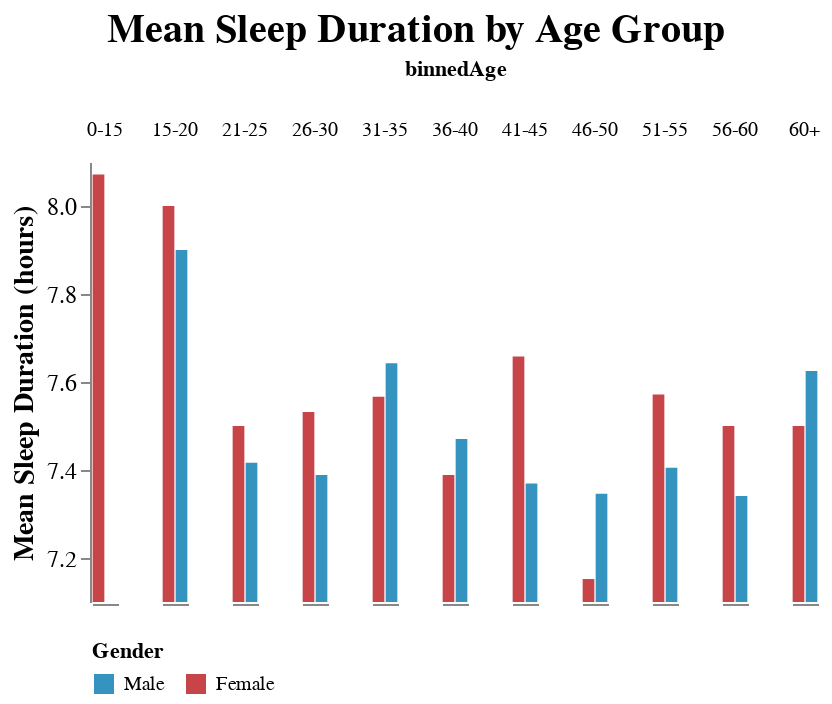

Notebook source saved alongside this figure:
### Code cell
age_sleepdur_bar

### Figure 1 — Vega-Lite specification as saved in the notebook (floating-point values rounded to 4 significant figures; data arrays with more than 128 entries replaced by an {"elided": "..."} marker saying what was removed)
{"config": {"view": {"continuousWidth": 400, "continuousHeight": 300, "stroke": "transparent"}}, "data": {"name": "data-407009e354feeb73c07d980ca3874a9b"}, "mark": "bar", "encoding": {"color": {"field": "Gender", "legend": {"orient": "bottom"}, "scale": {"domain": ["Male", "Female"], "range": ["#3493bf", "#c74448"]}, "type": "nominal"}, "column": {"field": "binnedAge", "type": "nominal"}, "tooltip": [{"aggregate": "mean", "field": "Sleep duration", "type": "quantitative"}, {"field": "Gender", "type": "nominal"}, {"field": "binnedAge", "type": "nominal"}], "x": {"axis": {"grid": false, "labels": false, "ticks": false}, "field": "Gender", "title": null, "type": "nominal"}, "y": {"aggregate": "mean", "axis": {"grid": false, "labelFontSize": 12, "titleFontSize": 14}, "field": "Sleep duration", "scale": {"zero": false}, "title": "Mean Sleep Duration (hours)", "type": "quantitative"}}, "height": 220, "title": {"text": ["Mean Sleep Duration by Age Group"], "anchor": "middle", "fontSize": 20}, "width": 13, "$schema": "https://vega.github.io/schema/vega-lite/v4.17.0.json", "datasets": {"data-407009e354feeb73c07d980ca3874a9b": {"elided": "452 records"}}}
